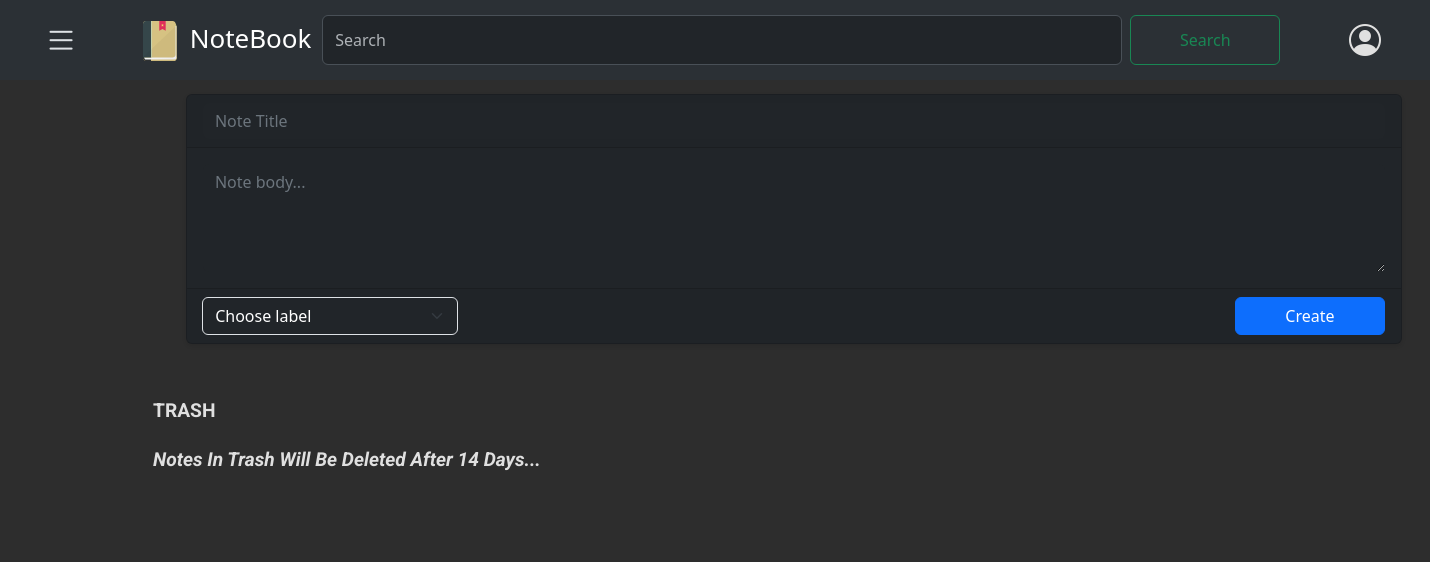
Before: /notes/trash/ (signed in) with the older database file.
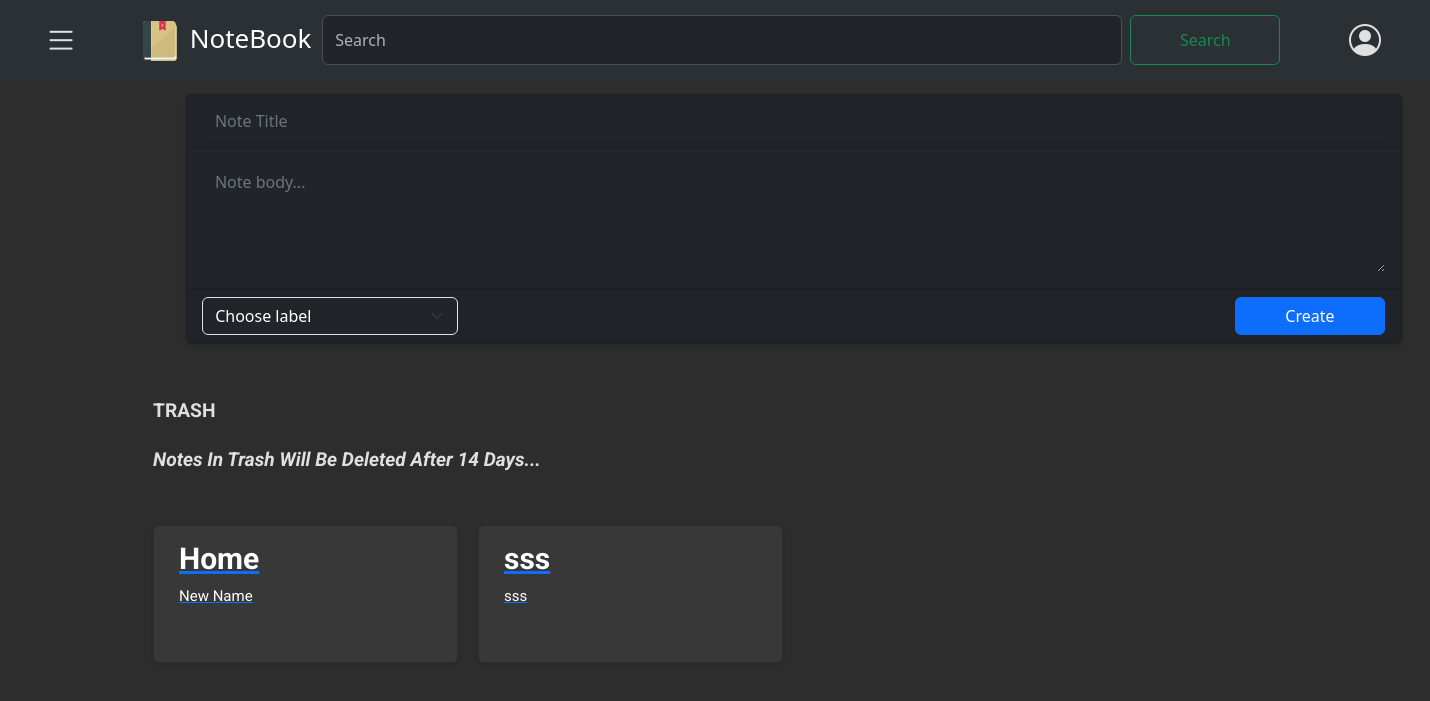
After: the same page with the newer database file.
### notes/models.py (models this page shows, shortened)
class Note(models.Model):
    user= models.ForeignKey(CustomUser,on_delete=models.CASCADE, related_name='notes')
    title= models.CharField(max_length=100, null=False)
    body= models.TextField()
    label= models.ForeignKey(Label, on_delete=models.SET_NULL, related_name="notes", blank=True, null=True)
    archived= models.BooleanField(default=False)
    pinned= models.BooleanField(default= False)
    created = models.DateTimeField(auto_now_add= True)
    updated= models.DateTimeField(auto_now=True)
    trashed = models.BooleanField(default=False)
    class Meta:
        ordering= ['-updated']
        indexes= [
            models.Index(fields=["-updated"])
        ]
        verbose_name = "Note"
        verbose_name_plural= "Notes"

### notes/views.py (the view)
# urls.py: path('trash/', views.trash_list, name='note_trash'),
@login_required
def trash_list(request):
    if request.method== "GET":
        trashed_notes = Note.objects.filter(user=request.user, trashed=True).order_by('-updated')
        return render(request, 'notes/note/trash_list.html', {'trashed_notes': trashed_notes})

### notes/context_processors.py (called while the page is built)
def labels_processor(request):
    if request.user.is_authenticated:
        labels = Label.objects.filter(user=request.user)
    else:
        labels = Label.objects.none()
    return {
        'labels': labels,
    }

### notes/templates/notes/note/trash_list.html (shortened to what this page needs)
{% extends "notes/base.html" %}
{% block content %}
{% load static %}
<p class="text-capitalize" style="font-weight: bold; font-size: larger;">TRASH</p>
<p class="text-capitalize" style="font-weight: bold; font-size: larger; font-style: italic;">Notes in Trash will be deleted after 14 days...</p>
<div class="card-container">
    {% for trashed_note in trashed_notes %}
    <div class="card" data-note-id="{{ trashed_note.id }}">
        <a href="#" class="trash-note-link" data-note-id="{{ trashed_note.id }}">
            <h5 class="card-title">{{ trashed_note.title }}</h5>
            <p class="card-text">{{ trashed_note.body|truncatechars:650 }}</p>
        </a>
    </div>
    {% endfor %}
</div>
{% endblock %}

Changed rows visible on the page:
now on this page (row edited): Note: title "Home", body "New Name"
now on this page (row edited): Note: title "sss", body "sss"
